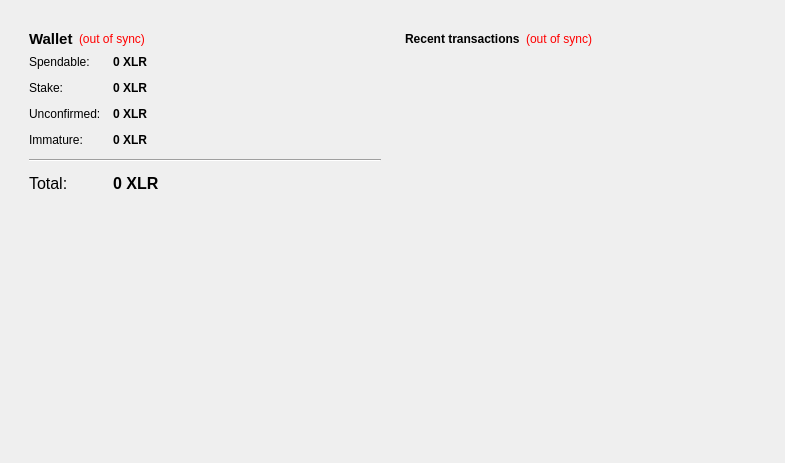
<?xml version="1.0" encoding="UTF-8"?>
<ui version="4.0">
 <class>OverviewPage</class>
 <widget class="QWidget" name="OverviewPage">
  <property name="geometry">
   <rect>
    <x>0</x>
    <y>0</y>
    <width>785</width>
    <height>463</height>
   </rect>
  </property>
  <property name="windowTitle">
   <string>Form</string>
  </property>
  <layout class="QHBoxLayout" name="horizontalLayout" stretch="0">
   <item>
    <widget class="QFrame" name="frameMain">
     <property name="frameShape">
      <enum>QFrame::NoFrame</enum>
     </property>
     <layout class="QHBoxLayout" name="horizontalLayout_3">
      <item>
       <layout class="QVBoxLayout" name="verticalLayout_2">
        <item>
         <widget class="QFrame" name="frame">
          <property name="font">
           <font>
            <kerning>true</kerning>
           </font>
          </property>
          <property name="frameShape">
           <enum>QFrame::NoFrame</enum>
          </property>
          <property name="frameShadow">
           <enum>QFrame::Plain</enum>
          </property>
          <property name="lineWidth">
           <number>0</number>
          </property>
          <layout class="QVBoxLayout" name="verticalLayout_4">
           <item>
            <layout class="QHBoxLayout" name="horizontalLayout_4">
             <item>
              <widget class="QLabel" name="label_5">
               <property name="font">
                <font>
                 <pointsize>11</pointsize>
                 <weight>75</weight>
                 <bold>true</bold>
                </font>
               </property>
               <property name="text">
                <string>Wallet</string>
               </property>
              </widget>
             </item>
             <item>
              <widget class="QLabel" name="labelWalletStatus">
               <property name="toolTip">
                <string>The displayed information may be out of date. Your wallet automatically synchronizes with the solariscoin network after a connection is established, but this process has not completed yet.</string>
               </property>
               <property name="styleSheet">
                <string notr="true">QLabel { color: red; }</string>
               </property>
               <property name="text">
                <string notr="true">(out of sync)</string>
               </property>
               <property name="alignment">
                <set>Qt::AlignLeading|Qt::AlignLeft|Qt::AlignVCenter</set>
               </property>
              </widget>
             </item>
             <item>
              <spacer name="horizontalSpacer_2">
               <property name="orientation">
                <enum>Qt::Horizontal</enum>
               </property>
               <property name="sizeHint" stdset="0">
                <size>
                 <width>40</width>
                 <height>20</height>
                </size>
               </property>
              </spacer>
             </item>
            </layout>
           </item>
           <item>
            <layout class="QFormLayout" name="formLayout_2">
             <property name="fieldGrowthPolicy">
              <enum>QFormLayout::AllNonFixedFieldsGrow</enum>
             </property>
             <property name="horizontalSpacing">
              <number>12</number>
             </property>
             <property name="verticalSpacing">
              <number>12</number>
             </property>
             <item row="0" column="0">
              <widget class="QLabel" name="label">
               <property name="text">
                <string>Spendable:</string>
               </property>
              </widget>
             </item>
             <item row="0" column="1">
              <widget class="QLabel" name="labelBalance">
               <property name="font">
                <font>
                 <weight>75</weight>
                 <bold>true</bold>
                </font>
               </property>
               <property name="cursor">
                <cursorShape>IBeamCursor</cursorShape>
               </property>
               <property name="toolTip">
                <string>Your current spendable balance</string>
               </property>
               <property name="text">
                <string notr="true">0 XLR</string>
               </property>
               <property name="textInteractionFlags">
                <set>Qt::LinksAccessibleByMouse|Qt::TextSelectableByKeyboard|Qt::TextSelectableByMouse</set>
               </property>
              </widget>
             </item>
             <item row="1" column="0">
              <widget class="QLabel" name="label_6">
               <property name="text">
                <string>Stake:</string>
               </property>
              </widget>
             </item>
             <item row="1" column="1">
              <widget class="QLabel" name="labelStake">
               <property name="font">
                <font>
                 <weight>75</weight>
                 <bold>true</bold>
                </font>
               </property>
               <property name="cursor">
                <cursorShape>IBeamCursor</cursorShape>
               </property>
               <property name="toolTip">
                <string>Total of coins that was staked, and do not yet count toward the current balance</string>
               </property>
               <property name="text">
                <string notr="true">0 XLR</string>
               </property>
               <property name="textInteractionFlags">
                <set>Qt::LinksAccessibleByMouse|Qt::TextSelectableByKeyboard|Qt::TextSelectableByMouse</set>
               </property>
              </widget>
             </item>
             <item row="2" column="0">
              <widget class="QLabel" name="label_3">
               <property name="text">
                <string>Unconfirmed:</string>
               </property>
              </widget>
             </item>
             <item row="2" column="1">
              <widget class="QLabel" name="labelUnconfirmed">
               <property name="font">
                <font>
                 <weight>75</weight>
                 <bold>true</bold>
                </font>
               </property>
               <property name="cursor">
                <cursorShape>IBeamCursor</cursorShape>
               </property>
               <property name="toolTip">
                <string>Total of transactions that have yet to be confirmed, and do not yet count toward the current balance</string>
               </property>
               <property name="text">
                <string notr="true">0 XLR</string>
               </property>
               <property name="textInteractionFlags">
                <set>Qt::LinksAccessibleByMouse|Qt::TextSelectableByKeyboard|Qt::TextSelectableByMouse</set>
               </property>
              </widget>
             </item>
             <item row="3" column="0">
              <widget class="QLabel" name="labelImmatureText">
               <property name="text">
                <string>Immature:</string>
               </property>
              </widget>
             </item>
             <item row="3" column="1">
              <widget class="QLabel" name="labelImmature">
               <property name="font">
                <font>
                 <weight>75</weight>
                 <bold>true</bold>
                </font>
               </property>
               <property name="toolTip">
                <string>Mined balance that has not yet matured</string>
               </property>
               <property name="text">
                <string notr="true">0 XLR</string>
               </property>
               <property name="textInteractionFlags">
                <set>Qt::LinksAccessibleByMouse|Qt::TextSelectableByKeyboard|Qt::TextSelectableByMouse</set>
               </property>
              </widget>
             </item>
             <item row="4" column="0" colspan="2">
              <widget class="Line" name="line">
               <property name="orientation">
                <enum>Qt::Horizontal</enum>
               </property>
              </widget>
             </item>
             <item row="5" column="0">
              <widget class="QLabel" name="labelTotalText">
               <property name="font">
                <font>
                 <pointsize>12</pointsize>
                </font>
               </property>
               <property name="text">
                <string>Total:</string>
               </property>
              </widget>
             </item>
             <item row="5" column="1">
              <widget class="QLabel" name="labelTotal">
               <property name="font">
                <font>
                 <pointsize>12</pointsize>
                 <weight>75</weight>
                 <bold>true</bold>
                </font>
               </property>
               <property name="cursor">
                <cursorShape>IBeamCursor</cursorShape>
               </property>
               <property name="toolTip">
                <string>Your current total balance</string>
               </property>
               <property name="text">
                <string notr="true">0 XLR</string>
               </property>
               <property name="textInteractionFlags">
                <set>Qt::LinksAccessibleByMouse|Qt::TextSelectableByKeyboard|Qt::TextSelectableByMouse</set>
               </property>
              </widget>
             </item>
            </layout>
           </item>
          </layout>
         </widget>
        </item>
        <item>
         <spacer name="verticalSpacer">
          <property name="orientation">
           <enum>Qt::Vertical</enum>
          </property>
          <property name="sizeHint" stdset="0">
           <size>
            <width>20</width>
            <height>40</height>
           </size>
          </property>
         </spacer>
        </item>
        <item>
         <widget class="QLabel" name="label_2">
          <property name="text">
           <string/>
          </property>
          <property name="pixmap">
           <pixmap>:/images/wallet</pixmap>
          </property>
         </widget>
        </item>
       </layout>
      </item>
      <item>
       <layout class="QVBoxLayout" name="verticalLayout_3">
        <item>
         <widget class="QFrame" name="frame_2">
          <property name="frameShape">
           <enum>QFrame::NoFrame</enum>
          </property>
          <property name="frameShadow">
           <enum>QFrame::Plain</enum>
          </property>
          <property name="lineWidth">
           <number>0</number>
          </property>
          <layout class="QVBoxLayout" name="verticalLayout">
           <item>
            <layout class="QHBoxLayout" name="horizontalLayout_2">
             <item>
              <widget class="QLabel" name="label_4">
               <property name="text">
                <string>&lt;b&gt;Recent transactions&lt;/b&gt;</string>
               </property>
              </widget>
             </item>
             <item>
              <widget class="QLabel" name="labelTransactionsStatus">
               <property name="toolTip">
                <string>The displayed information may be out of date. Your wallet automatically synchronizes with the solariscoin network after a connection is established, but this process has not completed yet.</string>
               </property>
               <property name="styleSheet">
                <string notr="true">QLabel { color: red; }</string>
               </property>
               <property name="text">
                <string notr="true">(out of sync)</string>
               </property>
               <property name="alignment">
                <set>Qt::AlignRight|Qt::AlignTrailing|Qt::AlignVCenter</set>
               </property>
              </widget>
             </item>
             <item>
              <spacer name="horizontalSpacer">
               <property name="orientation">
                <enum>Qt::Horizontal</enum>
               </property>
               <property name="sizeHint" stdset="0">
                <size>
                 <width>40</width>
                 <height>20</height>
                </size>
               </property>
              </spacer>
             </item>
            </layout>
           </item>
           <item>
            <widget class="QListView" name="listTransactions">
             <property name="styleSheet">
              <string notr="true">QListView { background: transparent; }</string>
             </property>
             <property name="frameShape">
              <enum>QFrame::NoFrame</enum>
             </property>
             <property name="verticalScrollBarPolicy">
              <enum>Qt::ScrollBarAlwaysOff</enum>
             </property>
             <property name="horizontalScrollBarPolicy">
              <enum>Qt::ScrollBarAlwaysOff</enum>
             </property>
             <property name="selectionMode">
              <enum>QAbstractItemView::NoSelection</enum>
             </property>
            </widget>
           </item>
           <item>
            <spacer name="verticalSpacer_2">
             <property name="orientation">
              <enum>Qt::Vertical</enum>
             </property>
             <property name="sizeHint" stdset="0">
              <size>
               <width>20</width>
               <height>40</height>
              </size>
             </property>
            </spacer>
           </item>
          </layout>
         </widget>
        </item>
       </layout>
      </item>
     </layout>
    </widget>
   </item>
  </layout>
 </widget>
 <resources/>
 <connections/>
</ui>
